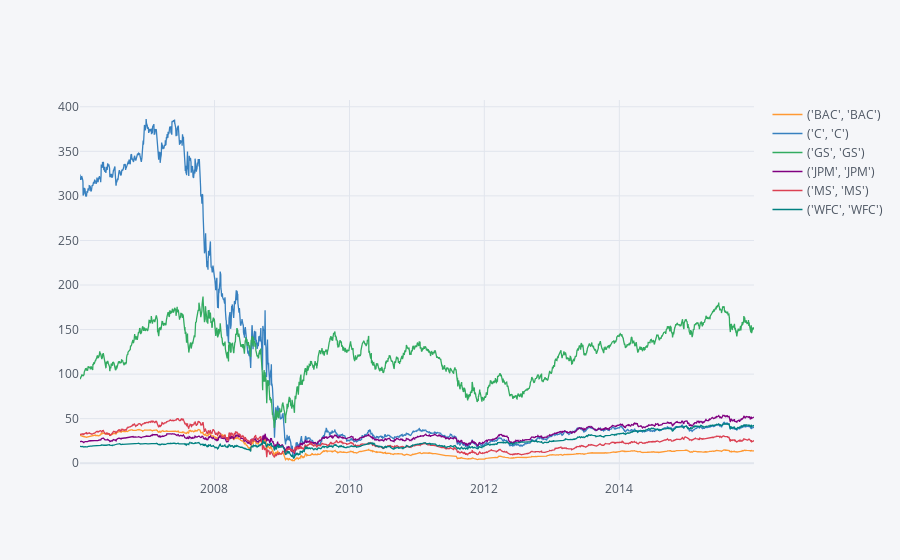

Notebook source saved alongside this figure:
### Code cell
# plotly
bank_stocks.xs(key='Close',axis=1,level='Price').iplot()

### Figure 1 — Plotly figure (JSON) as saved in the notebook; plotly's stock layout.template omitted (floating-point values rounded to 4 significant figures; data arrays with more than 128 entries replaced by an {"elided": "..."} marker saying what was removed)
{"data": [{"line": {"color": "rgba(255, 153, 51, 1.0)", "dash": "solid", "shape": "linear", "width": 1.3}, "mode": "lines", "name": "('BAC', 'BAC')", "text": "", "type": "scatter", "x": {"elided": "2517 str values"}, "y": {"elided": "2517 float values"}}, {"line": {"color": "rgba(55, 128, 191, 1.0)", "dash": "solid", "shape": "linear", "width": 1.3}, "mode": "lines", "name": "('C', 'C')", "text": "", "type": "scatter", "x": {"elided": "2517 str values"}, "y": {"elided": "2517 float values"}}, {"line": {"color": "rgba(50, 171, 96, 1.0)", "dash": "solid", "shape": "linear", "width": 1.3}, "mode": "lines", "name": "('GS', 'GS')", "text": "", "type": "scatter", "x": {"elided": "2517 str values"}, "y": {"elided": "2517 float values"}}, {"line": {"color": "rgba(128, 0, 128, 1.0)", "dash": "solid", "shape": "linear", "width": 1.3}, "mode": "lines", "name": "('JPM', 'JPM')", "text": "", "type": "scatter", "x": {"elided": "2517 str values"}, "y": {"elided": "2517 float values"}}, {"line": {"color": "rgba(219, 64, 82, 1.0)", "dash": "solid", "shape": "linear", "width": 1.3}, "mode": "lines", "name": "('MS', 'MS')", "text": "", "type": "scatter", "x": {"elided": "2517 str values"}, "y": {"elided": "2517 float values"}}, {"line": {"color": "rgba(0, 128, 128, 1.0)", "dash": "solid", "shape": "linear", "width": 1.3}, "mode": "lines", "name": "('WFC', 'WFC')", "text": "", "type": "scatter", "x": {"elided": "2517 str values"}, "y": {"elided": "2517 float values"}}], "layout": {"legend": {"bgcolor": "#F5F6F9", "font": {"color": "#4D5663"}}, "paper_bgcolor": "#F5F6F9", "plot_bgcolor": "#F5F6F9", "title": {"font": {"color": "#4D5663"}}, "xaxis": {"gridcolor": "#E1E5ED", "showgrid": true, "tickfont": {"color": "#4D5663"}, "title": {"font": {"color": "#4D5663"}, "text": ""}, "zerolinecolor": "#E1E5ED"}, "yaxis": {"gridcolor": "#E1E5ED", "showgrid": true, "tickfont": {"color": "#4D5663"}, "title": {"font": {"color": "#4D5663"}, "text": ""}, "zerolinecolor": "#E1E5ED"}}}
